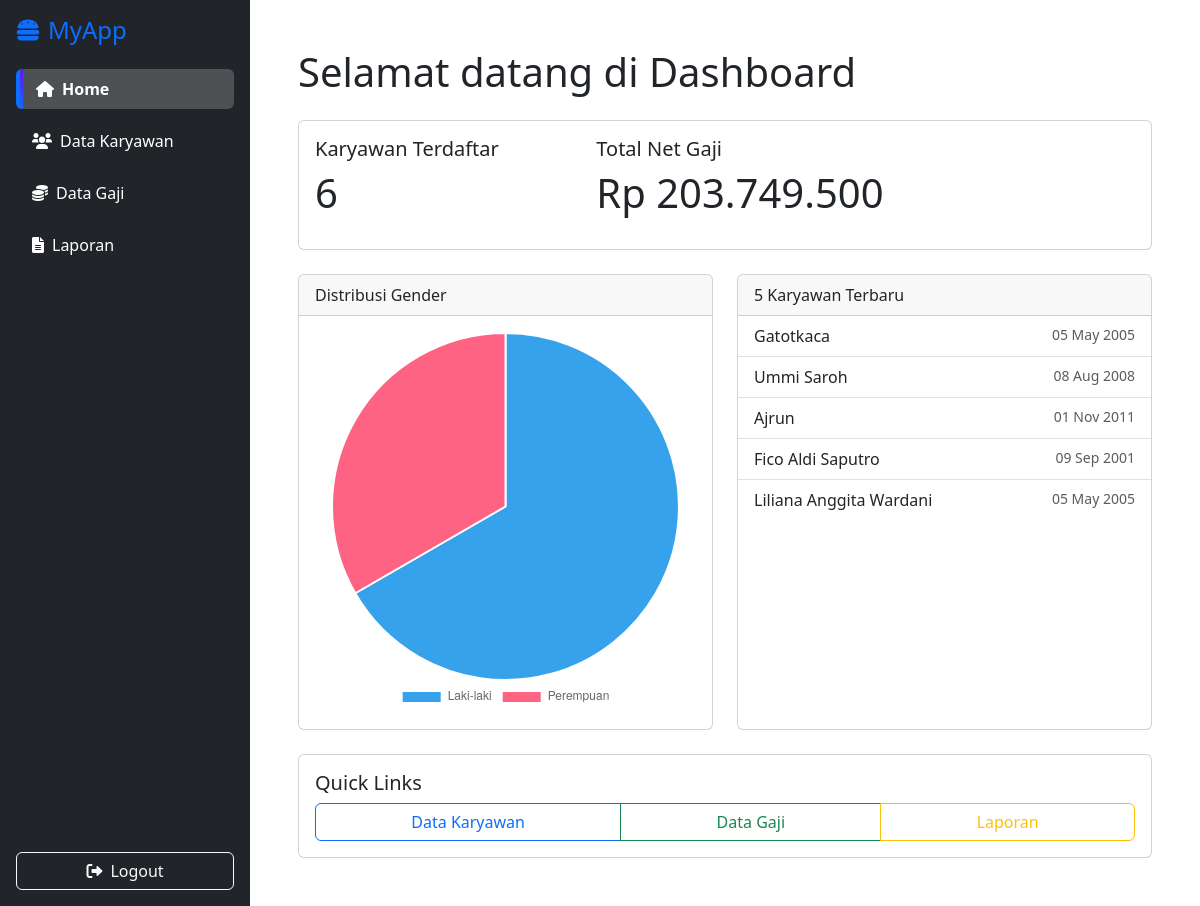
The app's page /index.php (signed in) with its own data.
### tables this page shows
CREATE TABLE `karyawan` (
  `id` int(11) NOT NULL,
  `nama` varchar(100) NOT NULL,
  `kelamin` varchar(100) NOT NULL,
  `tanggal_lahir` date NOT NULL,
  `email` varchar(100) NOT NULL,
  `telephone` varchar(100) NOT NULL,
  `gaji` int(11) DEFAULT NULL
);

### home.php (the view, shortened to what this page needs)
<?php
require 'config.php';
$stmt = $pdo->query("SELECT COUNT(*) FROM karyawan");
$totalEmployees = $stmt->fetchColumn();
$stmt = $pdo->query("
    SELECT SUM(g.pokok + g.lembur - g.pajak - g.asuransi)
    FROM karyawan k
    JOIN gaji g ON k.gaji = g.id
");
$totalPayroll = $stmt->fetchColumn();
$stmt = $pdo->query("
    SELECT nama, DATE_FORMAT(tanggal_lahir, '%d %b %Y') AS dob
    FROM karyawan
    ORDER BY id DESC
    LIMIT 5
");
$newHires = $stmt->fetchAll(PDO::FETCH_ASSOC);
?>
<!DOCTYPE html>
<html lang="en">
<head>
  <link href="https://cdn.jsdelivr.net/npm/bootstrap@5.3.0/dist/css/bootstrap.min.css" rel="stylesheet">
</head>
<body>
  <div class="d-flex">
    <div class="flex-grow-1 p-4">
      <h1>Selamat datang di Dashboard</h1>
      <div class="card stats-card my-4 p-3">
        <div class="row">
          <div class="col-md-4">
            <h5>Karyawan Terdaftar</h5>
            <p class="display-6"><?= $totalEmployees ?></p>
          </div>
          <div class="col-md-8">
            <h5>Total Net Gaji</h5>
            <p class="display-6">Rp <?= number_format($totalPayroll, 0, ',', '.') ?></p>
          </div>
        </div>
      </div>
      <div class="row g-4">
        <div class="col-lg-6">
          <div class="card">
            <div class="card-header">
              Distribusi Gender
            </div>
            <div class="card-body">
              <canvas id="genderChart"></canvas>
            </div>
          </div>
        </div>
        <div class="col-lg-6">
          <div class="card h-100">
            <div class="card-header">
              5 Karyawan Terbaru
            </div>
            <ul class="list-group list-group-flush">
            <?php foreach($newHires as $k): ?>
              <li class="list-group-item d-flex justify-content-between">
                <?= htmlspecialchars($k['nama']) ?>
                <small class="text-muted"><?= $k['dob'] ?></small>
              </li>
            <?php endforeach; ?>
            </ul>
          </div>
        </div>
        <div class="col-12">
          <div class="card p-3">
            <h5>Quick Links</h5>
            <div class="btn-group" role="group">
              <a href="?page=karyawan" class="btn btn-outline-primary">Data Karyawan</a>
              <a href="?page=tabel_karyawan" class="btn btn-outline-success">Data Gaji</a>
              <a href="?page=laporan" class="btn btn-outline-warning">Laporan</a>
            </div>
          </div>
        </div>
      </div>
    </div>
  </div>
  <script>
    // Ambil data gender via PHP
    <?php
      $g = $pdo->query("SELECT kelamin, COUNT(*) AS cnt FROM karyawan GROUP BY kelamin")
               ->fetchAll(PDO::FETCH_KEY_PAIR);
      $male = $g['Laki-laki'] ?? 0;
      $female = $g['Perempuan'] ?? 0;
      $genderData = [
        'labels' => ['Laki-laki', 'Perempuan'],
        'datasets' => [[
          'data' => [$male, $female]
        ]]
      ];
    ?>
    const genderData = <?= json_encode($genderData); ?>;
    new Chart(document.getElementById('genderChart'), {
      type: 'pie',
      data: {
        labels: genderData.labels,
        datasets: [{
          data: genderData.datasets[0].data
        }]
      },
      options: {
        responsive: true,
        plugins: {
          legend: { position: 'bottom' }
        }
      }
    });
  </script>
</body>
</html>

### head.php (style rules this page uses)
body { margin: 0; padding: 0; height: 100vh; overflow: hidden; }

### home.php (style rules this page uses)
.stats-card { transition: transform .3s, box-shadow .3s; cursor: pointer; }

### records on screen
karyawan: nama "Gatotkaca", dob "05 May 2005"
karyawan: nama "Ummi Saroh", dob "08 Aug 2008"
karyawan: nama "Ajrun", dob "01 Nov 2011"
karyawan: nama "Fico Aldi Saputro", dob "09 Sep 2001"
karyawan: nama "Liliana Anggita Wardani", dob "05 May 2005"

### other values on screen
$totalEmployees "6"
$totalPayroll "203.749.500"
chart data {{ json_encode($genderData) }} {"labels":["Laki-laki","Perempuan"],"datasets":[{"data":[4,2]}]}
